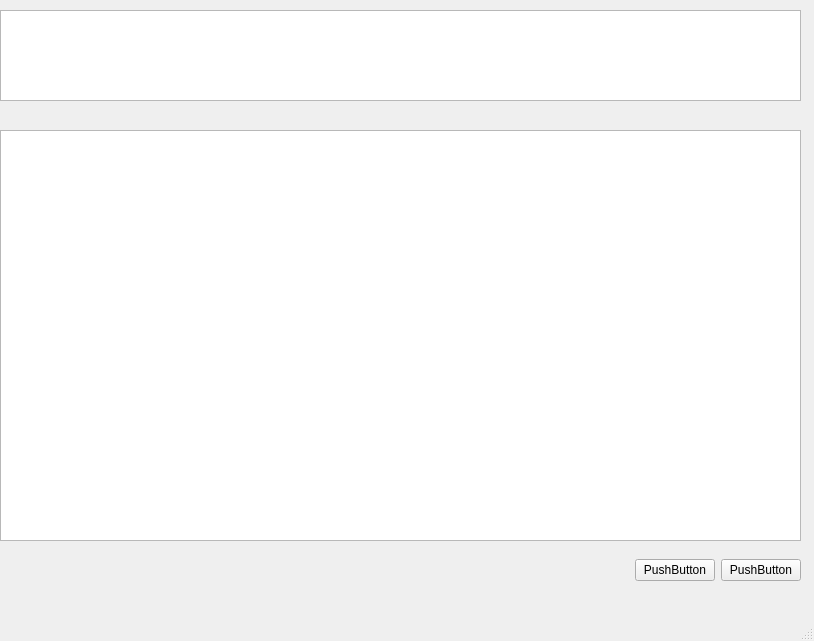
<?xml version="1.0" encoding="UTF-8"?>
<ui version="4.0">
 <class>ZSearchQueryMWd</class>
 <widget class="QMainWindow" name="ZSearchQueryMWd">
  <property name="geometry">
   <rect>
    <x>0</x>
    <y>0</y>
    <width>814</width>
    <height>641</height>
   </rect>
  </property>
  <property name="windowTitle">
   <string>MainWindow</string>
  </property>
  <widget class="QWidget" name="centralwidget">
   <widget class="QTextEdit" name="textEdit">
    <property name="geometry">
     <rect>
      <x>0</x>
      <y>10</y>
      <width>801</width>
      <height>91</height>
     </rect>
    </property>
   </widget>
   <widget class="QTableView" name="tableView">
    <property name="geometry">
     <rect>
      <x>0</x>
      <y>130</y>
      <width>801</width>
      <height>411</height>
     </rect>
    </property>
   </widget>
   <widget class="QWidget" name="horizontalLayoutWidget">
    <property name="geometry">
     <rect>
      <x>0</x>
      <y>550</y>
      <width>801</width>
      <height>41</height>
     </rect>
    </property>
    <layout class="QHBoxLayout" name="horizontalLayout">
     <item>
      <spacer name="horizontalSpacer">
       <property name="orientation">
        <enum>Qt::Horizontal</enum>
       </property>
       <property name="sizeHint" stdset="0">
        <size>
         <width>40</width>
         <height>20</height>
        </size>
       </property>
      </spacer>
     </item>
     <item>
      <widget class="QPushButton" name="pushButton_2">
       <property name="text">
        <string>PushButton</string>
       </property>
      </widget>
     </item>
     <item>
      <widget class="QPushButton" name="pushButton">
       <property name="text">
        <string>PushButton</string>
       </property>
      </widget>
     </item>
    </layout>
   </widget>
  </widget>
  <widget class="QMenuBar" name="menubar">
   <property name="geometry">
    <rect>
     <x>0</x>
     <y>0</y>
     <width>814</width>
     <height>20</height>
    </rect>
   </property>
  </widget>
  <widget class="QStatusBar" name="statusbar"/>
 </widget>
 <resources/>
 <connections/>
</ui>
